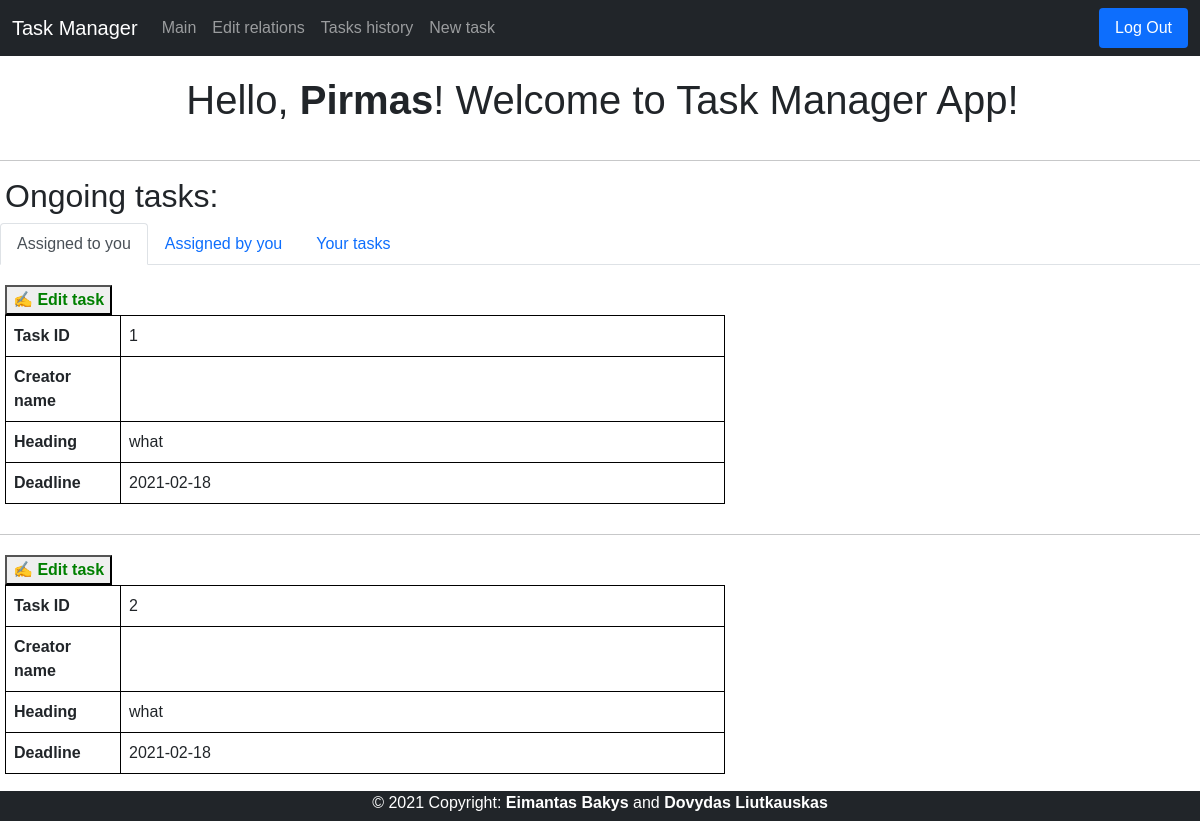
Page / (signed in) on the earlier database version.
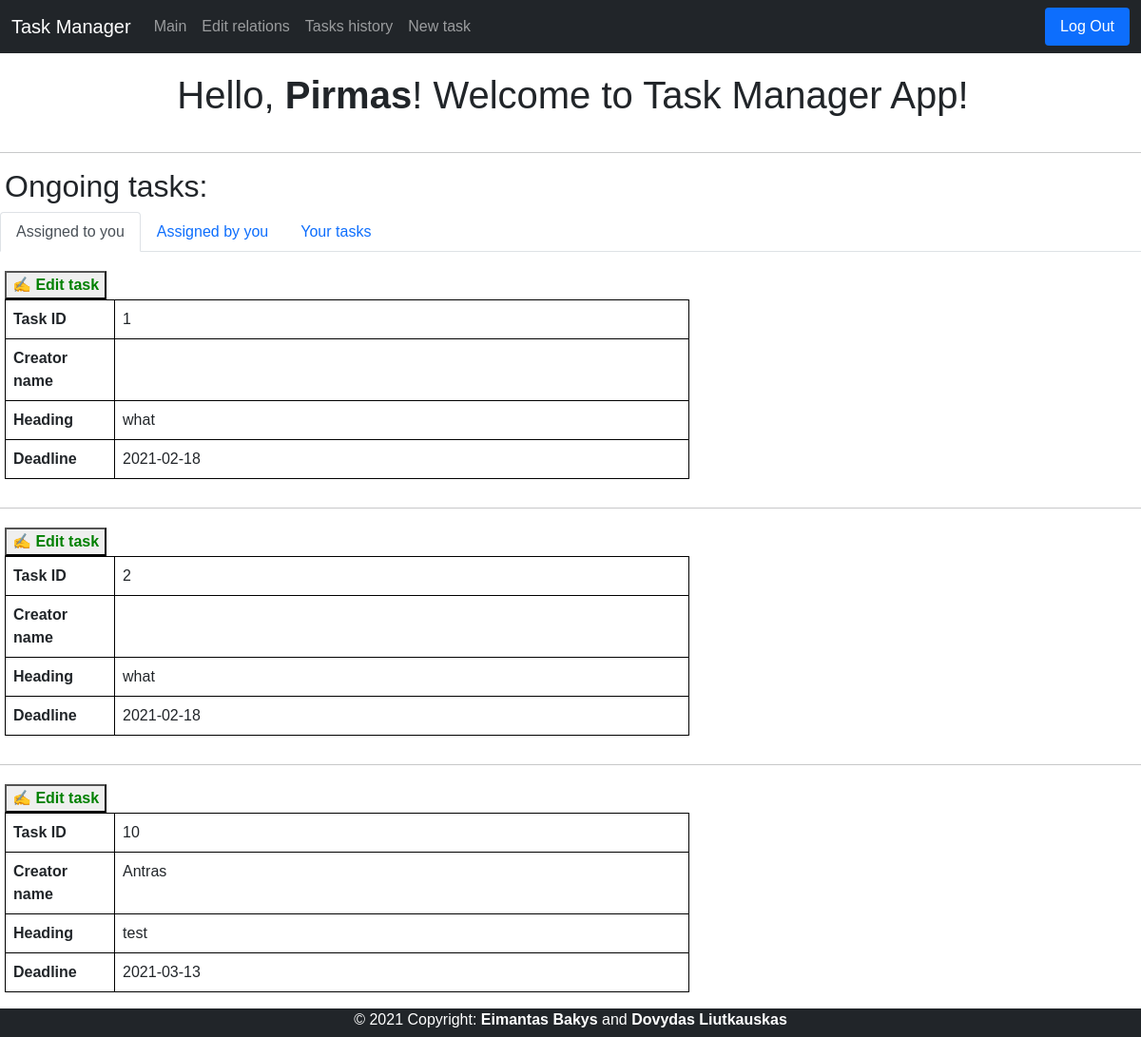
Same page on the later database version.
### tables this page shows
CREATE TABLE tasks(id INTEGER PRIMARY KEY, creator_id INTEGER, executor_id INTEGER, heading TEXT, description TEXT, creation_date TIMESTAMP DEFAULT CURRENT_TIMESTAMP,
deadline_date TIMESTAMP, status INTEGER);

CREATE TABLE users(user_id INTEGER PRIMARY KEY, name TEXT NOT NULL UNIQUE, hash TEXT NOT NULL, position TEXT, company TEXT);

### application.py (the view, shortened to what this page needs)
@app.route("/", methods=["GET", "POST"])
def index():
    if request.method == "GET":
        if session.get("user_id") is None:
            return redirect("/login")
        else:
            connection = sqlite3.connect('data.db')
            db = connection.cursor()
            db.execute("SELECT * FROM tasks WHERE creator_id = ? AND status = 0 ORDER BY deadline_date",
               (session["user_id"],))
            creator = db.fetchall()
            db.execute("SELECT * FROM tasks WHERE executor_id = ? AND status = 0 ORDER BY deadline_date",
            (session["user_id"],))
            executor = db.fetchall()
            db.execute("SELECT name FROM users WHERE user_id = ?", (session["user_id"],))
            nameList = db.fetchone()
            name = nameList[0]
            db.execute("SELECT * FROM users")
            users = db.fetchall()
            return render_template("index.html", creator=creator, executor=executor, users=users, name=name)

### templates/index.html (shortened to what this page needs)
{% extends "layout.html" %}
{% block main %}
<h1 class="pageTitle">Hello, <b>{{ name }}</b>! Welcome to Task Manager App!</h1>
<hr>
<h2 style="margin-left: 5px;">Ongoing tasks:</h2>
<nav>
    <div class="nav nav-tabs" id="nav-tab" role="tablist">
      <button class="nav-link active" id="nav-executor-tab" data-bs-toggle="tab" data-bs-target="#nav-executor" type="button" role="tab" aria-controls="nav-executor" aria-selected="true">Assigned to you</button>
      <button class="nav-link" id="nav-creator-tab" data-bs-toggle="tab" data-bs-target="#nav-creator" type="button" role="tab" aria-controls="nav-creator" aria-selected="false">Assigned by you</button>
      <button class="nav-link" id="nav-yourTasks-tab" data-bs-toggle="tab" data-bs-target="#nav-yourTasks" type="button" role="tab" aria-controls="nav-yourTasks" aria-selected="false">Your tasks</button>
    </div>
  </nav>
  <div class="tab-content" id="nav-tabContent">
    <div class="tab-pane fade show active" id="nav-executor" role="tabpanel" aria-labelledby="nav-executor-tab">
        {% for row in executor %}
        {% if row[1] != row[2] %}
<div class="container-2" style="margin-top: 20px;">
    <form action="/" method="POST">
        <button type="submit" name="task_id" value="{{ row[0] }}" class="edit">&#9997; Edit task</button>
        <table class="table">
            <tr class="borderr">
                <th scope="col" class="borderName">Task ID</th>
                <td class="borderr">{{ row[0] }} </td>
            </tr>
            <tr class="borderr">
                <th scope="col" class="borderName">Creator name</th>
                <td class="borderr">
                    {% for user in users %}
                    {% if user[0] == row[1] %}
                    {{ user[1] }}
                    {% endif %}
                    {% endfor %}
                </td>
            </tr>
            <tr class="borderr">
                <th scope="col" class="borderName" tyle="white-space: pre-wrap;">Heading</th>
                <td class="borderr">{{ row[3] }}</td>
            </tr>
            <tr class="borderr">
                <th scope="col" class="borderName">Deadline</th>
                <td class="borderr">{{ row[6] }}</td>
            </tr>
        </table>
        <hr>
    </form>
</div>
{% endif %}
{% endfor %}
    </div>
  </div>
{% endblock %}

Differences in the rows shown:
added tasks: id "10", heading "test", deadline_date "2021-03-13"
now on this page (row unchanged): users: name "Antras"
